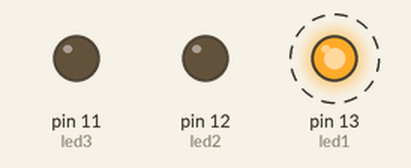
A sketch run on a simulated Arduino Uno, built with avr-gcc and run on an emulated ATmega328P. Shown: output pins drawn as LEDs (lit = HIGH). Dashed ring = blinking.

Above: at 0.5 s.
Timing chart, 0 to 4.6 s (numbered marks = the images above):
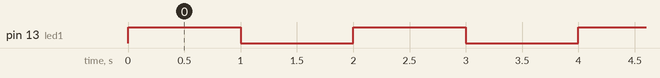

The sketch:

testing1.ino
```cpp
int led1 = 13;
int led2 = 12;
int led3 = 11;;

void setup() {
  pinMode(led1, OUTPUT);
  pinMode(led2, OUTPUT);
  pinMode(led3, OUTPUT);
}

void loop() {
  digitalWrite(led1, HIGH);
  delay(1000);
  digitalWrite(led1, LOW);
  delay(1000);
}
```

Measured:
- by itself, pin 13 (led1): alternates HIGH for 1.0 s and LOW for 1.0 s
